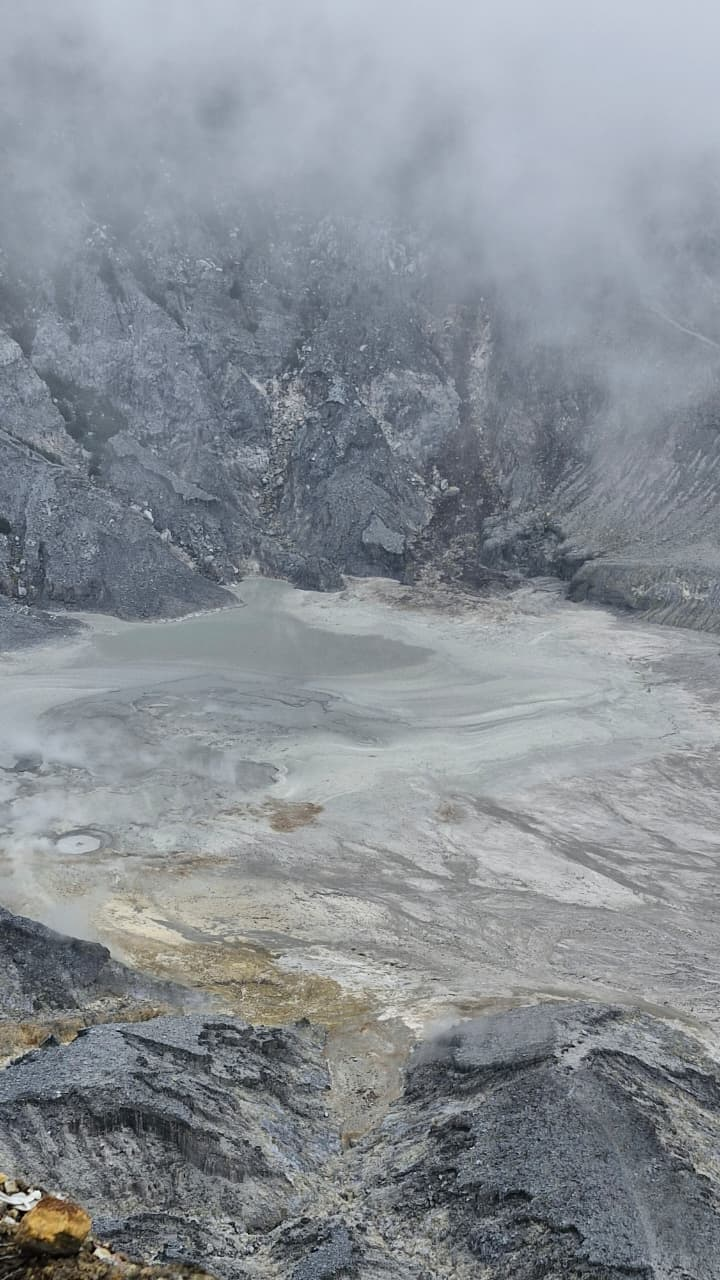
#> input picture alam.jpeg, 720 x 1280 px
$ jupyter execute 'Laporan2_202431114_Erol Ahyan Abrizam Hasibuan_PCDH-checkpoint.ipynb'   (shell and % lines are left out)   (older library calls are emulated)
#> lines starting #> are read from the running program, lines starting #| are printed output that depends on the picture; after the words box and inside, x2 and y2 are one past the last pixel; in counts of white or black regions, pixels touching at a corner belong together
# DETEKSI TEPI (CANNY VS SOBEL) DAN CONTOUR

[cell 1]
import os
print(os.listdir())

# Setup Library

[cell 2]
# 202431114_Erol Ahyan Abrizam Hasibuan

import cv2
import numpy as np
import matplotlib.pyplot as plt

# Membaca Gambar

[cell 3]
# 202431114_Erol Ahyan Abrizam Hasibuan

img = cv2.imread("alam.jpeg")
#> img is the input picture: shape (1280, 720, 3); mean B, G, R 148.4, 142.2, 136.3

if img is None:
    raise FileNotFoundError("File alam.jpg tidak ditemukan")

img_rgb = cv2.cvtColor(img, cv2.COLOR_BGR2RGB)

plt.imshow(img_rgb)
plt.title("Gambar Asli")
plt.axis("off")
plt.show()

# Grayscale

[cell 4]
# 202431114_Erol Ahyan Abrizam Hasibuan

gray = cv2.cvtColor(img, cv2.COLOR_BGR2GRAY)

plt.imshow(gray, cmap="gray")
plt.title("Grayscale")
plt.axis("off")
plt.show()

# Canny

[cell 5]
# 202431114_Erol Ahyan Abrizam Hasibuan

canny = cv2.Canny(gray, 100, 200)
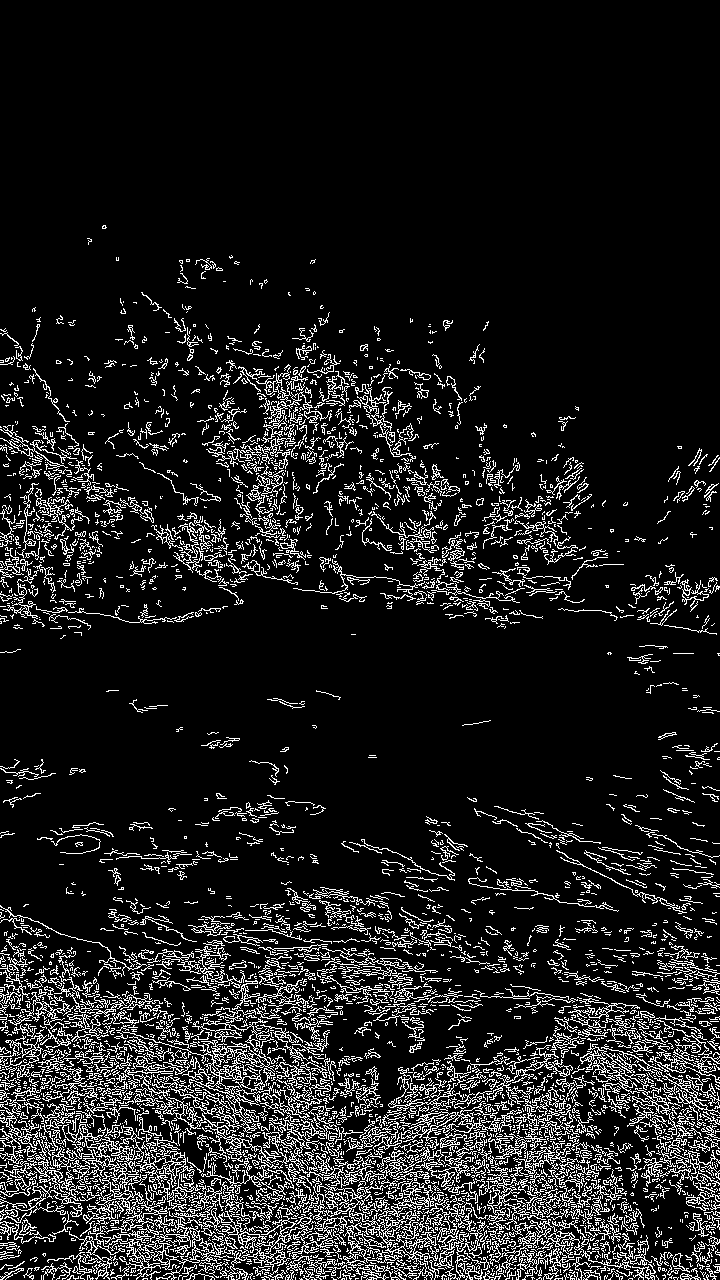
#> canny: shape (1280, 720); 11.3% white in thin lines or dots, all inside (x1, y1, x2, y2) = (0, 225, 720, 1280)

plt.imshow(canny, cmap="gray")
plt.title("Canny Edge Detection")
plt.axis("off")
plt.show()

# Sobel

[cell 6]
# 202431114_Erol Ahyan Abrizam Hasibuan

sobelx = cv2.Sobel(gray, cv2.CV_64F, 1, 0, 3)
sobely = cv2.Sobel(gray, cv2.CV_64F, 0, 1, 3)

sobel = cv2.magnitude(sobelx, sobely)
sobel = cv2.convertScaleAbs(sobel)
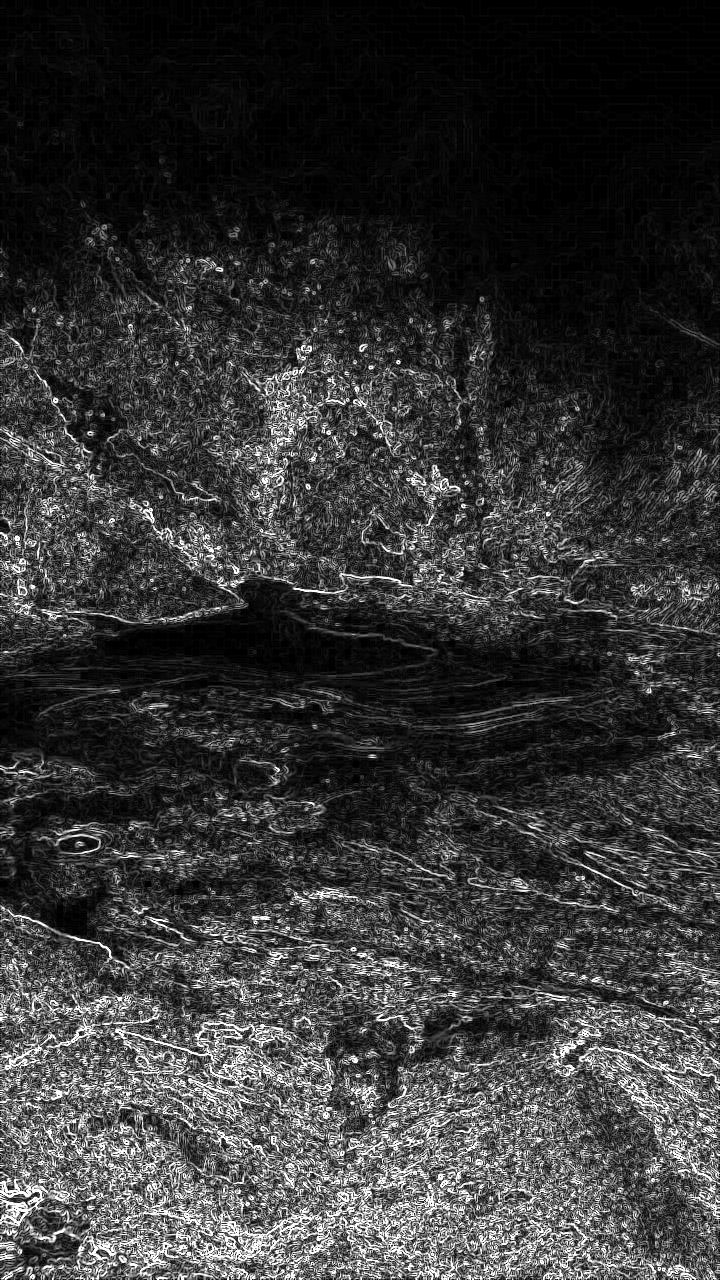
#> sobel: shape (1280, 720); min 0, max 255, mean 55.5

plt.imshow(sobel, cmap="gray")
plt.title("Sobel Edge Detection")
plt.axis("off")
plt.show()

# Perbandingan

[cell 7]
# 202431114_Erol Ahyan Abrizam Hasibuan

plt.figure(figsize=(10,5))

plt.subplot(1,2,1)
plt.imshow(canny, cmap="gray")
plt.title("Canny")
plt.axis("off")

plt.subplot(1,2,2)
plt.imshow(sobel, cmap="gray")
plt.title("Sobel")
plt.axis("off")

plt.show()

# Contour

[cell 8]
# 202431114_Erol Ahyan Abrizam Hasibuan

result = cv2.findContours(canny.copy(), cv2.RETR_EXTERNAL, cv2.CHAIN_APPROX_SIMPLE)
#> result = 3809 contours, 3528 with area under 20; largest, box (x1, y1, x2, y2) and area: (218, 1146, 478, 1268) 4564, (62, 1113, 201, 1242) 2074, (122, 1031, 331, 1133) 1750, (142, 1211, 233, 1280) 1567, (201, 1113, 308, 1213) 982
contours = result[-2]
#> contours has the same summary as result

contour_img = img_rgb.copy()

cv2.drawContours(contour_img, contours, -1, (255, 0, 0), 2)

plt.imshow(contour_img)
plt.title("Contour Detection")
plt.axis("off")
plt.show()

print("Jumlah Contour:", len(contours))
#| Jumlah Contour: 3809

# Ringkasan

[cell 9]
# 202431114_Erol Ahyan Abrizam Hasibuan

plt.figure(figsize=(12,8))

plt.subplot(2,2,1)
plt.imshow(img_rgb)
plt.title("Asli")
plt.axis("off")

plt.subplot(2,2,2)
plt.imshow(gray, cmap="gray")
plt.title("Grayscale")
plt.axis("off")

plt.subplot(2,2,3)
plt.imshow(canny, cmap="gray")
plt.title("Canny")
plt.axis("off")

plt.subplot(2,2,4)
plt.imshow(contour_img)
plt.title("Contour")
plt.axis("off")

plt.show()

# (DWI ARAS & MULTI OTSU)

[cell 10]
# 202431114_Erol Ahyan Abrizam Hasibuan

import cv2
import numpy as np
import matplotlib.pyplot as plt
from skimage.filters import threshold_multiotsu

[cell 11]
# 202431114_Erol Ahyan Abrizam Hasibuan

img = cv2.imread("daun.jpg")
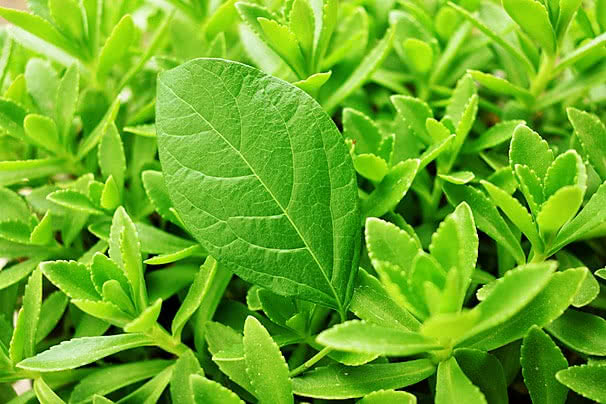
#> input picture daun.jpg, 606 x 404 px
#> img is the input picture: shape (404, 606, 3); mean B, G, R 33.8, 174, 107.2

if img is None:
    raise FileNotFoundError("File daun.jpg tidak ditemukan")

img_rgb = cv2.cvtColor(img, cv2.COLOR_BGR2RGB)
#> img_rgb: shape (404, 606, 3)

plt.imshow(img_rgb)
plt.title("Daun")
plt.axis("off")
plt.show()

[cell 12]
# 202431114_Erol Ahyan Abrizam Hasibuan

gray = cv2.cvtColor(img, cv2.COLOR_BGR2GRAY)
#> gray: shape (404, 606)

plt.imshow(gray, cmap="gray")
plt.title("Grayscale")
plt.axis("off")
plt.show()

[cell 13]
# 202431114_Erol Ahyan Abrizam Hasibuan

plt.hist(gray.ravel(), bins=256, range=[0,256])
plt.title("Histogram Intensitas")
plt.show()
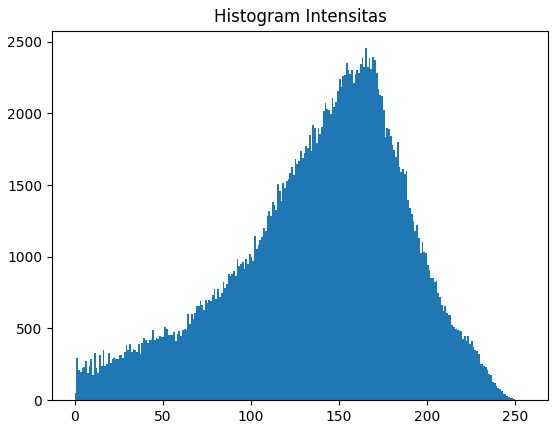
#> figure drawn by matplotlib, 1 panel; tallest bar 2454 high, from x = 165 to 166

[cell 14]
# 202431114_Erol Ahyan Abrizam Hasibuan

_, binary = cv2.threshold(gray, 127, 255, cv2.THRESH_BINARY)
#> binary: shape (404, 606); 63.9% white; 855 black regions (739 under 20 px), largest, box (x1, y1, x2, y2) and area: (207, 85, 574, 372) 29063, (288, 280, 606, 404) 13514, (511, 187, 606, 351) 4534

plt.imshow(binary, cmap="gray")
plt.title("Dwi Aras")
plt.axis("off")
plt.show()

[cell 15]
# 202431114_Erol Ahyan Abrizam Hasibuan

_, otsu = cv2.threshold(gray, 0, 255, cv2.THRESH_BINARY + cv2.THRESH_OTSU)
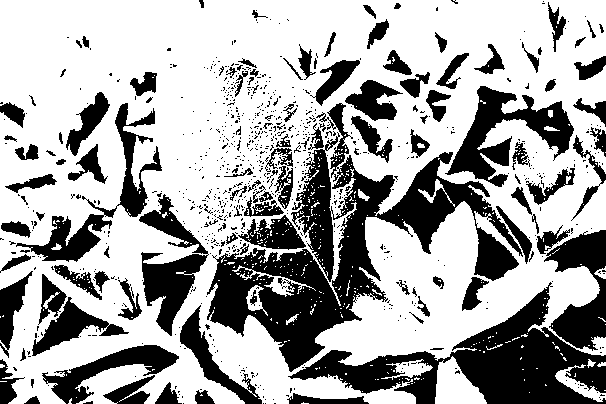
#> otsu: shape (404, 606); 65.9% white; 847 black regions (732 under 20 px), largest, box (x1, y1, x2, y2) and area: (207, 103, 523, 372) 22635, (288, 282, 606, 404) 13224, (445, 86, 574, 187) 4766

plt.imshow(otsu, cmap="gray")
plt.title("Otsu")
plt.axis("off")
plt.show()

[cell 16]
# 202431114_Erol Ahyan Abrizam Hasibuan

thresholds = threshold_multiotsu(gray, classes=3)
#> thresholds = [94, 156]
regions = np.digitize(gray, bins=thresholds)
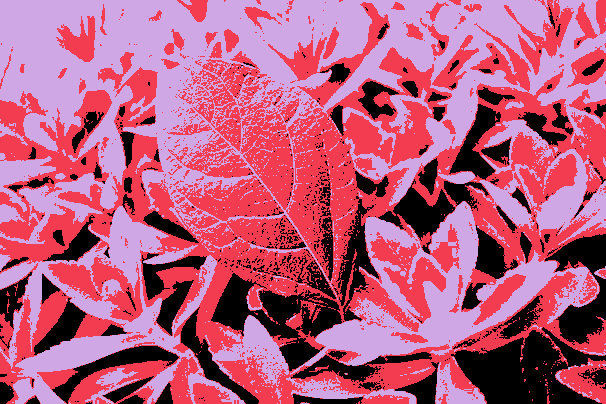
#> regions: shape (404, 606) int64; 3 distinct labels, from 0 to 2; one colour per label, 0 black

plt.imshow(regions, cmap="gray")
plt.title("Multi Otsu")
plt.axis("off")
plt.show()

print("Threshold:", thresholds)
#| Threshold: [ 94 156]

[cell 17]
# 202431114_Erol Ahyan Abrizam Hasibuan

shape = cv2.imread("arasjamak.jpeg")
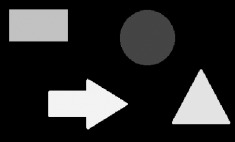
#> input picture arasjamak.jpeg, 235 x 142 px
#> shape is the input picture: shape (142, 235, 3); min 0, max 255, mean 43.1

if shape is None:
    raise FileNotFoundError("File arasjamak.jpeg tidak ditemukan")

shape_gray = cv2.cvtColor(shape, cv2.COLOR_BGR2GRAY)

plt.imshow(shape_gray, cmap="gray")
plt.title("Shape")
plt.axis("off")
plt.show()

[cell 18]
# 202431114_Erol Ahyan Abrizam Hasibuan

thresholds_shape = threshold_multiotsu(shape_gray, classes=3)
#> thresholds_shape = [35, 143]
regions_shape = np.digitize(shape_gray, bins=thresholds_shape)
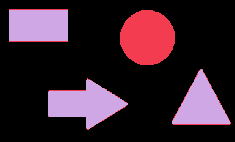
#> regions_shape: shape (142, 235) int64; 3 distinct labels, from 0 to 2; one colour per label, 0 black

plt.imshow(regions_shape, cmap="gray")
plt.title("Segmentasi Shape")
plt.axis("off")
plt.show()

[cell 19]
# 202431114_Erol Ahyan Abrizam Hasibuan

kelas0 = (regions_shape == 0).astype(np.uint8) * 255
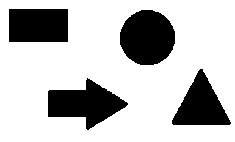
#> kelas0: shape (142, 235); 75% white; 4 black regions, box (x1, y1, x2, y2) and area: (120, 10, 175, 65) 2391, (48, 78, 128, 130) 2207, (9, 9, 68, 42) 1947, (172, 69, 231, 125) 1806
kelas1 = (regions_shape == 1).astype(np.uint8) * 255
#> kelas1: shape (142, 235); 8.1% white; 59 white regions (54 under 20 px), largest, box (x1, y1, x2, y2) and area: (120, 10, 175, 65) 2391, (9, 9, 68, 10) 59, (9, 41, 68, 42) 59, (173, 122, 231, 125) 59, (48, 90, 86, 92) 38
kelas2 = (regions_shape == 2).astype(np.uint8) * 255
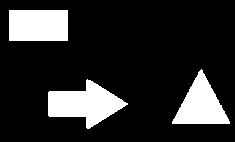
#> kelas2: shape (142, 235); 16.9% white; 3 white regions, box (x1, y1, x2, y2) and area: (48, 79, 128, 129) 2121, (9, 10, 68, 41) 1829, (172, 69, 230, 124) 1682

plt.figure(figsize=(12,4))

plt.subplot(1,3,1)
plt.imshow(kelas0, cmap="gray")
plt.title("Kelas 0")
plt.axis("off")

plt.subplot(1,3,2)
plt.imshow(kelas1, cmap="gray")
plt.title("Kelas 1")
plt.axis("off")

plt.subplot(1,3,3)
plt.imshow(kelas2, cmap="gray")
plt.title("Kelas 2")
plt.axis("off")

plt.show()
